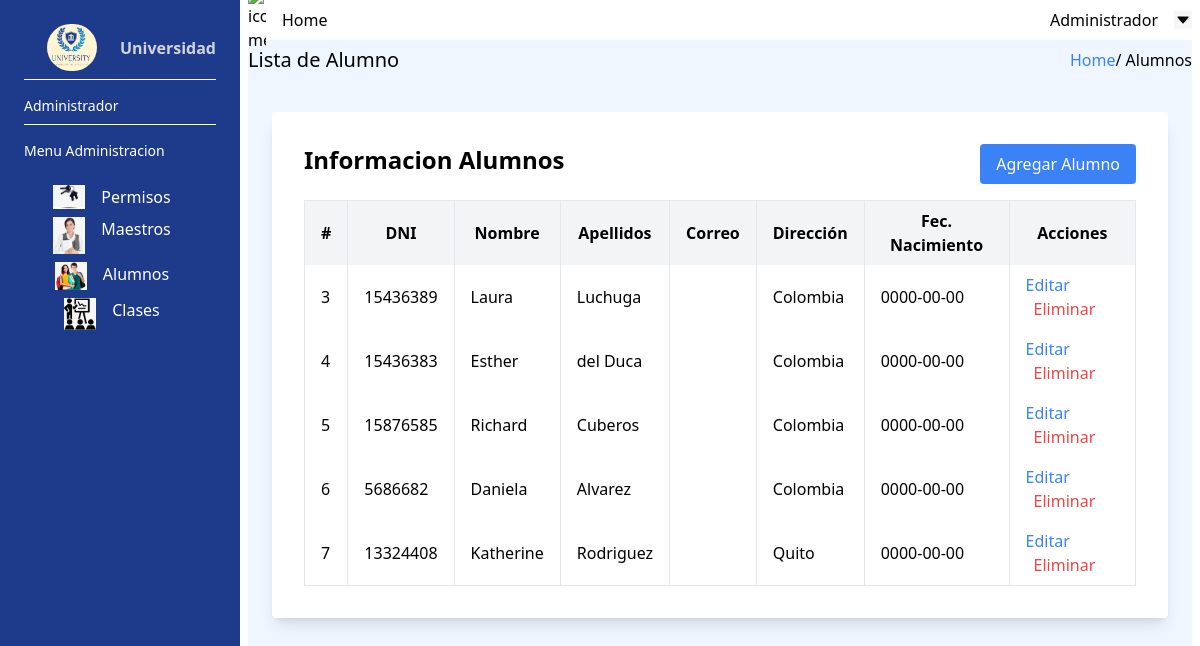
The page /Adm_Das_Alum.php (signed in) on the database as committed earlier.
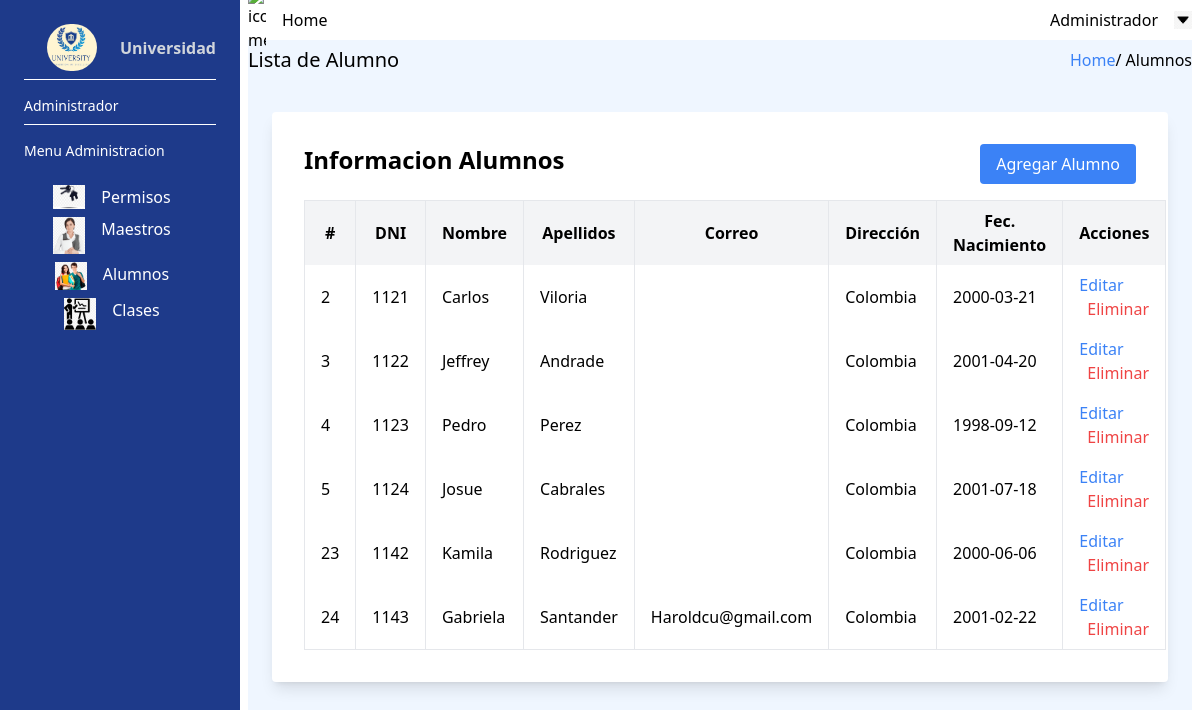
The same page on the database as committed later.
### tables this page shows
CREATE TABLE IF NOT EXISTS `usuarios_datos` (
  `id_ud` int NOT NULL AUTO_INCREMENT,
  `dni` int NOT NULL,
  `nombre` varchar(100) NOT NULL,
  `apellidos` varchar(100) NOT NULL,
  `direccion` varchar(100) DEFAULT NULL,
  `fecha_nacimiento` date NOT NULL,
  `rol_id` int NOT NULL,
  PRIMARY KEY (`id_ud`),
  KEY `usuarios_datos_fk0` (`rol_id`)
);

CREATE TABLE IF NOT EXISTS `usuarios_login` (
  `id_ul` int NOT NULL AUTO_INCREMENT,
  `correo` varchar(100) NOT NULL,
  `contra` varchar(150) NOT NULL,
  `datos_id` int NOT NULL,
  PRIMARY KEY (`id_ul`),
  UNIQUE KEY `correo` (`correo`),
  UNIQUE KEY `datos_id` (`datos_id`)
);

### Adm_Das_Alum.php (the view, shortened to what this page needs)
<?php
include('connection.php');
?>
<!DOCTYPE html>
<html>
<head>
    <link rel="stylesheet" href="/dist//output.css">
</head>
<body>
    <div class="w-screen h-screen flex">
        <div class="flex h-full bg-blue-900 text-white w-60  py-6 flex-col justify-between">
            <div class="px-6">
                <div class="flex flex-row justify-center items-center width=50px pb-2">
                    <img src="./dist//imagenes//logo.jpg" alt="Logo" class="mx-auto max-w-full rounded-full" width="50px" height="50px mb-">
                    <span class="block font-semibold text-gray-300">Universidad</span>
                </div>
                <div class="border-t border-white mb-2 pt-4 text-sm">Administrador</div>
                <div class="border-t border-white pt-4 text-sm ">Menu Administracion</div>
                <div class="mt-6 space-y-2">
                    <a href="Adm_Das_Per.php" class=" flex flex-row justify-center  group"><img src="./dist//imagenes//rights.png" alt="llave" height="32px" width="32px">
                        <p class="px-4"> Permisos </p>
                    </a>
                    <a href="Adm_Das_Maes.php" class=" flex flex-row justify-center  group">
                        <img src="./dist//imagenes//tutor.png" alt="" height="32px" width="32px">
                        <p class=" px-4"> Maestros </p>
                    </a>
                    <a href="Adm_Das_Alum.php" class=" flex flex-row justify-center  group">
                        <img src="./dist//imagenes//students.png" alt="" height="32px" width="32px">
                        <p class="px-4"> Alumnos </p>
                    </a>
                    <a href="Adm_Das_Class.php" class=" flex flex-row justify-center group">
                        <img src="./dist//imagenes//clases.png" alt="" height="32px" width="32px">
                        <p class="px-4"> Clases </p>
                    </a>
                </div>
            </div>
        </div>
        <div class="flex flex-col w-[calc(100%-15rem)] px-2">
            <nav class="flex h-10 w-full  flex-row justify-between items-center">
                <div class=" flex flex-row justify-items-stretch">
                    <a href="AdmDashboard.php" class="relative  flex flex-row items-center group">
                        <img src="/dist//imagenes//menu.jpeg" alt="icono menu" width="18px" height="18px px-2">
                        <p class="px-4"> Home </p>
                    </a>
                </div>
                <div class=" flex flex-row justify-between items-center">
                    <button class="relative flex justify-center items-center group">
                        <p class="px-4"> Administrador </p>
                        <img src="./dist//imagenes//downarrow_abajo_5820.png" alt="icono flecha" width="18px" height="18px">
                    </button>
                </div>
            </nav>
            <section class=" h-screen bg-blue-50">
                <div class="flex  w-full flex-row justify- items-center    ">
                    <div class="flex h-10 w-full  flex-row justify-between items-center">
                        <h1 class="text-xl"> Lista de Alumno</h1>
                        <div>
                            <a href="AdmDashboard.php" class=" text-blue-500">Home</a>/
                            <span>Alumnos</span>
                        </div>
                    </div>
                </div>
                <div class="max-w-4xl mx-auto p-8 bg-white rounded shadow-lg mt-8">
                    <div class="flex justify-between mb-4">
                        <h2 class="text-2xl font-semibold">Informacion Alumnos</h2>
                        <button class="bg-blue-500 text-white px-4 py-2 rounded hover:bg-blue-600 cursor-pointer" id="openModal">Agregar Alumno</button>
                    </div>
                    <table class="w-full border-collapse border mt-4">
                        <thead>
                            <tr class="bg-gray-100">
                                <th class="py-2 px-4 border-r">#</th>
                                <th class="py-2 px-4 border-r">DNI</th>
                                <th class="py-2 px-4 border-r">Nombre</th>
                                <th class="py-2 px-4 border-r">Apellidos</th>
                                <th class="py-2 px-4 border-r">Correo</th>
                                <th class="py-2 px-4 border-r">Dirección</th>
                                <th class="py-2 px-4 border-r">Fec. Nacimiento</th>
                                <th class="py-2 px-4 border-r">Acciones</th>
                            </tr>
                        </thead>
                        <tbody>
                            <?php
                            $query  = "SELECT `id_ud`,`dni`,`nombre`,`apellidos`, `correo`,`direccion`,`fecha_nacimiento` FROM usuarios_datos LEFT Join usuarios_login on id_ud = datos_id WHERE rol_id = 3;";
                            $result = $mysqli->query($query);
                            while ($row = $result->fetch_assoc()) {
                                echo "<tr class='bg-white'>";
                                echo "<td class='py-2 px-4 border-r'>" . $row['id_ud'] . "</td>";
                                echo "<td class='py-2 px-4 border-r'>" . $row['dni'] . "</td>";
                                echo "<td class='py-2 px-4 border-r'>" . $row['nombre'] . "</td>";
                                echo "<td class='py-2 px-4 border-r'>" . $row['apellidos'] . "</td>";
                                echo "<td class='py-2 px-4 border-r'>" . $row['correo'] . "</td>";
                                echo "<td class='py-2 px-4 border-r'>" . $row['direccion'] . "</td>";
                                echo "<td class='py-2 px-4 border-r'>" . $row['fecha_nacimiento'] . "</td>";
                                echo "<td class='py-2 px-4 border-r'>";
                                echo "<button class='text-blue-500 hover:underline' onclick='openUpdateModal(this)'>Editar</button>";
                                echo "<button class='text-red-500 hover:underline ml-2'>Eliminar</button>";
                                echo "</td>";
                                echo "</tr>";
                            }
                            ?>
                        </tbody>
                    </table>
                </div>
            </section>
        </div>
    </div>
</body>
</html>

Rows that differ between the two databases and show on the page:
no longer on this page (row edited): usuarios_datos: id_ud "6", dni "5686682", nombre "Daniela", apellidos "Alvarez", direccion "Colombia", fecha_nacimiento "0000-00-00"
no longer on this page (row edited): usuarios_datos: id_ud "7", dni "13324408", nombre "Katherine", apellidos "Rodriguez", direccion "Quito", fecha_nacimiento "0000-00-00"
added usuarios_datos: id_ud "2", dni "1121", nombre "Carlos", apellidos "Viloria", direccion "Colombia", fecha_nacimiento "2000-03-21"
changed usuarios_datos id 3: dni "15436389" → "1122"; nombre "Laura" → "Jeffrey"; apellidos "Luchuga" → "Andrade"; fecha_nacimiento "0000-00-00" → "2001-04-20"
changed usuarios_datos id 4: dni "15436383" → "1123"; nombre "Esther" → "Pedro"; apellidos "del Duca" → "Perez"; fecha_nacimiento "0000-00-00" → "1998-09-12"
changed usuarios_datos id 5: dni "15876585" → "1124"; nombre "Richard" → "Josue"; apellidos "Cuberos" → "Cabrales"; fecha_nacimiento "0000-00-00" → "2001-07-18"
added usuarios_datos: id_ud "23", dni "1142", nombre "Kamila", apellidos "Rodriguez", direccion "Colombia", fecha_nacimiento "2000-06-06"
added usuarios_datos: id_ud "24", dni "1143", nombre "Gabriela", apellidos "Santander", usuarios_login.correo "Haroldcu@gmail.com", direccion "Colombia", fecha_nacimiento "2001-02-22"
